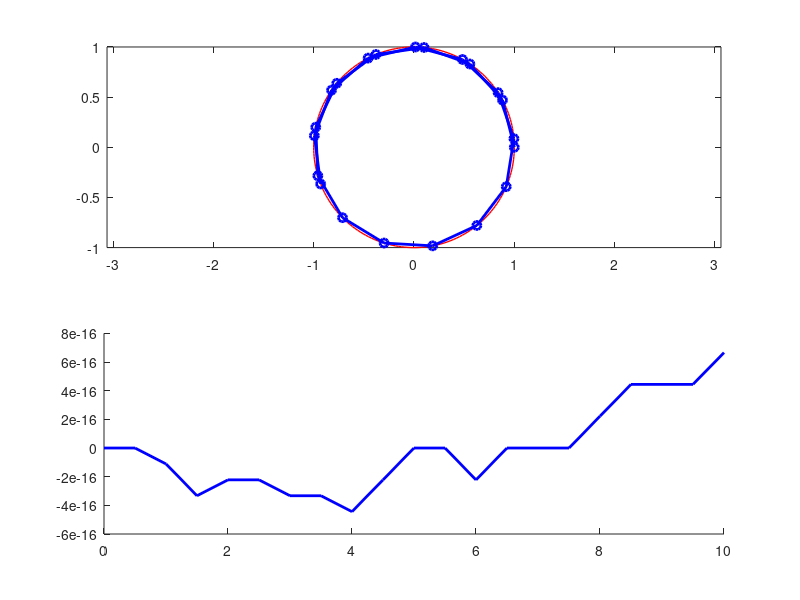

This chart was generated by the following MATLAB code:
%
% Solve the ODE
%
% x' = -y
% y' = x
%
% using Crank-Nicolson
%
% x(k+1)   = x(k)-(dt/2)*(y(k)+y(k+1))
% y(k+1)   = y(k)+(dt/2)*(x(k)+x(k+1))
%
%  The implicit step is linear
%
%  /  1    dt/2 \ / x(k+1) \   / x(k) - (dt/2)*y(k) \
%  |            | |        | = |                    |
%  \ -dt/2   1  / \ y(k+1) /   \ y(k) + (dt/2)*x(k) /
%
T_max = 10;
%
% mesh point
%
%
% set initial data
%
t = [0];
x = [1];
y = [0];
%
% Advance
%
dt = 0.5;
M  = [ 1, dt/2; -dt/2, 1 ];
while t(end) < T_max
  x1 = x(end) - (dt/2)*y(end);
  y1 = y(end) + (dt/2)*x(end);
  xy = M\[x1;y1];
  % append solution
  t(end+1) = t(end) + dt;
  x(end+1) = xy(1);
  y(end+1) = xy(2);
end
%
% plot
%
close all;
subplot(2,1,1);
% plot a red circle with the exact solution
hold off
tt = 0:pi/100:2*pi;
xx = cos(tt);
yy = sin(tt);
plot( xx, yy, '-', 'LineWidth', 1, 'Color', 'red' );

% plot a blue dotted line with the numerical solution
hold on
plot( x, y, 'o-', 'LineWidth', 2, 'Color', 'blue' );
axis equal

subplot(2,1,2);
% plot a blue dotted line with the integral invariant error
hold on
err = x.^2+y.^2-1;
plot( t, err, '-', 'LineWidth', 2, 'Color', 'blue' );
